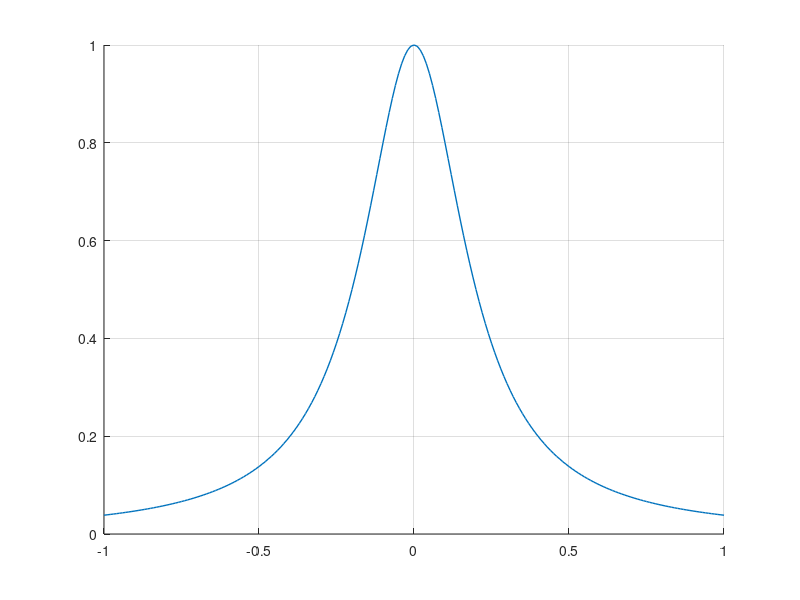

MATLAB code for this plot: (Note: this script raises an error after producing the figure.)
clc; clear; close all; hold on; grid on;

f = @(x) 1 ./ (1 + 25 .* x .^ 2);

p_x = -1:0.01:1;
plot(p_x, f(p_x), 'LineWidth', 1)

x = -1:.5:1;
y = f(x);
plot(p_x, Lagrange(x, y, p_x), 'r', 'LineWidth', 1)

[
 Newtint(x(4:5), y(4:5), 0.8)
 Newtint(x(3:5), y(3:5), 0.8)
 Newtint(x(2:5), y(2:5), 0.8)
 Newtint(x(1:5), y(1:5), 0.8)
 ]

plot(p_x, interp1(x, y, p_x, 'cubic'), 'LineWidth', 1)
legend('f(x)', 'Lagrange', 'cubic')

function yint = Newtint(x, y, xx)
    n = length(x);
    if length(y) ~= n, error('x and y must be same length'); end
    b = zeros(n, n);
    % assign dependent variables to the first column of b.
    b(:, 1) = y(:); % the (:) ensures that y is a column vector.
    for j = 2:n
        for i = 1:n - j + 1
            b(i, j) = (b(i + 1, j - 1) - b(i, j - 1)) / (x(i + j - 1) - x(i));
        end
    end

    % use the finite divided differences to interpolate
    xt = 1;
    yint = b(1, 1);
    for j = 1:n - 1
        xt = xt * (xx - x(j));
        yint = yint + b(1, j + 1) * xt;
    end
end

function yint = Lagrange(x, y, xx)
    n = length(x);
    if length(y) ~= n, error('x and y must be same length'); end
    s = zeros(1, length(xx));
    for i = 1:length(xx)
        for j = 1:n
            product = y(j);
            for k = 1:n
                if j ~= k
                    product = product * (xx(i) - x(k)) / (x(j) - x(k));
                end
            end
            s(i) = s(i) + product;
        end
    end
    yint = s;
end
